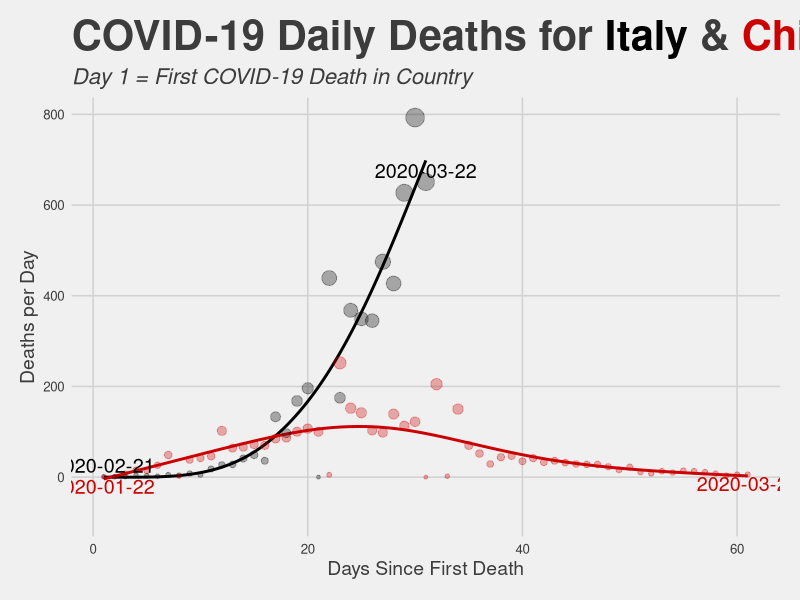
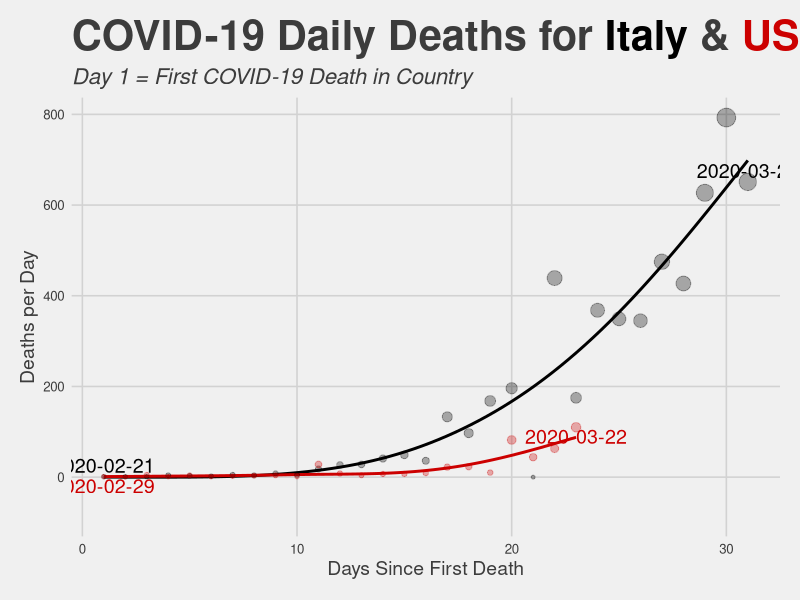
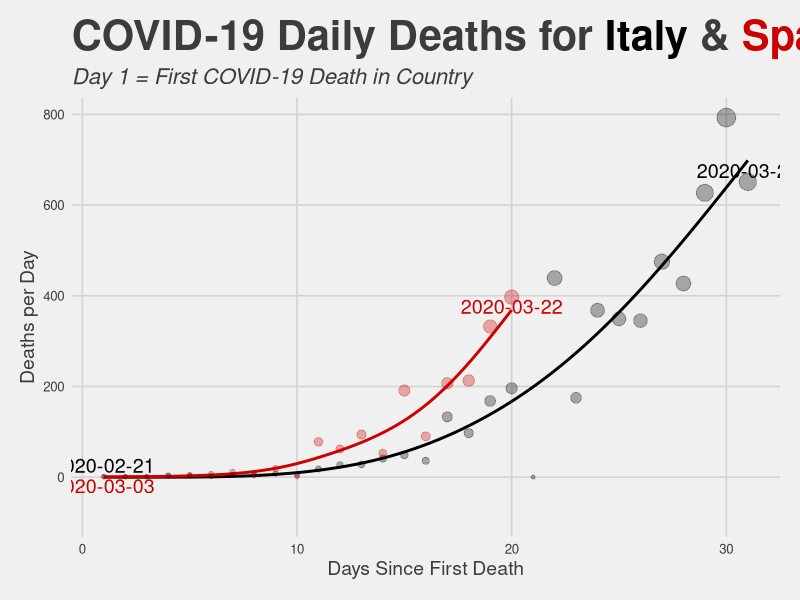
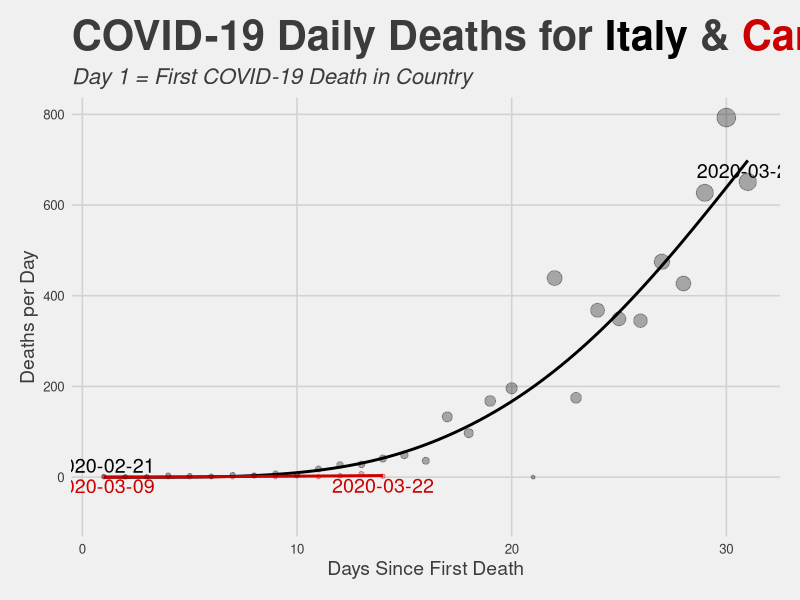
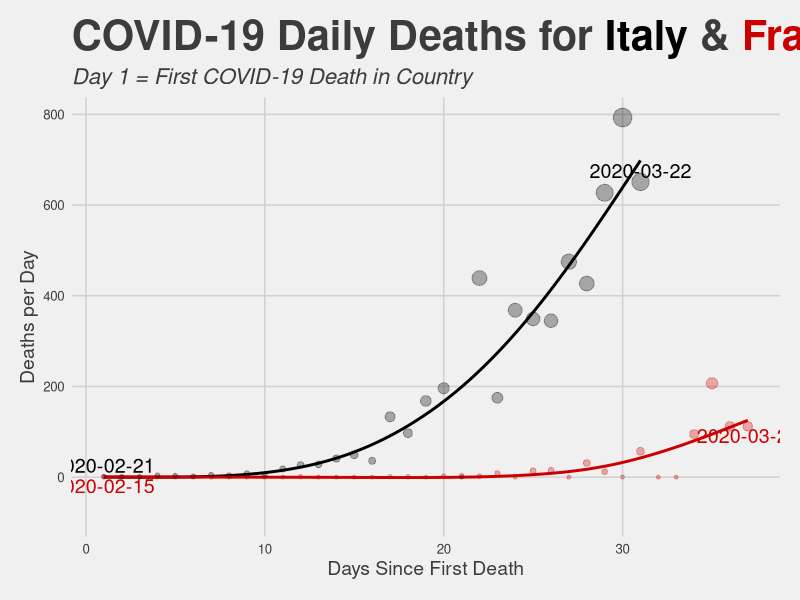
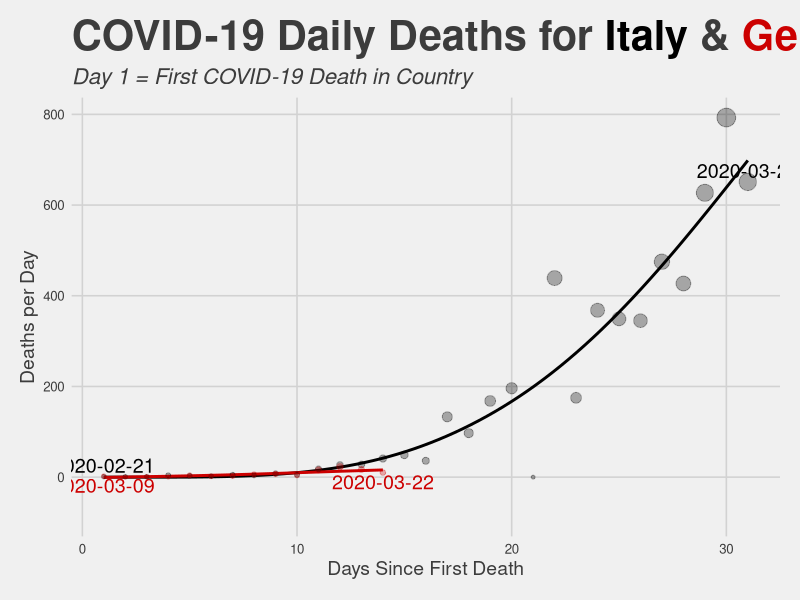

The R source for these figures, in order:
library(tidyverse)
library(ggthemes)
library(ggtext)
library(ggrepel)
library(lubridate)

covid19_tidy <- read_csv("csse_covid19_timeseries_combined_tidy.csv")

countries_of_interest <- c("China", "US","Spain","Canada","France","Germany")
# countries_of_interest <- c("France")

i = 1

for (i in 1:length(countries_of_interest)) {
  
country <- countries_of_interest[i]

covid_italy <- covid19_tidy %>% 
  filter(Country == "Italy",
         Deaths_Total > 0)

covid_italy$Day <- 1:length(covid_italy$Date)

covid_other <- covid19_tidy %>% 
  filter(Country == country,
         Deaths_Total > 0) %>% 
  group_by(Date) %>% 
  summarise(Deaths_Daily = sum(Deaths_Daily))

covid_other$Day <- 1:length(covid_other$Date)

deaths_total_italy <- covid_italy$Deaths_Total[length(covid_italy$Deaths_Total)]

ggplot() +
  
  #add trend line
  stat_smooth(data = covid_italy, aes(x = Day, y = Deaths_Daily), colour = "#000000", alpha = 0.1, method = "gam", fill = NA) +
  stat_smooth(data = covid_other, aes(x = Day, y = Deaths_Daily), colour = "#cc0000", alpha = 0.1, method = "gam", fill = NA) +
  
  #add points
  geom_point(data = covid_italy, aes(x = Day, y = Deaths_Daily, size = Deaths_Daily), colour = "#00000050") +
  geom_point(data = covid_other, aes(x = Day, y = Deaths_Daily, size = Deaths_Daily), colour = "#cc000050") +
  
  #add text
  geom_text(data = covid_italy[c(1,length(covid_italy$Date)),], aes(x = Day, y = Deaths_Daily + 25, label = Date), colour = "#000000", size = 5) +
  geom_text(data = covid_other[c(1,length(covid_other$Date)),], aes(x = Day, y = Deaths_Daily - 20, label = Date), colour = "#cc0000", size = 5) +
  
  #customize the theme
  theme_fivethirtyeight() +
  labs(title = paste("COVID-19 Daily Deaths for **<span style='color:#000000'>Italy**</span> & **<span style='color:#cc0000'>", country, "</span>**", sep = ""),
       x = "Days Since First Death",
       y = "Deaths per Day",
       subtitle = "_Day 1 = First COVID-19 Death in Country_") +
  theme(legend.position = "none",
        plot.title = element_markdown(size = 30),
        plot.subtitle = element_markdown(size = 16),
        axis.title = element_markdown(size = 14)) +
  NULL

#save plot
ggsave(paste0("figures/covid-19_daily_deaths_italy_",country,"_",Sys.Date(),".png"), width = 14, height = 7)

}
